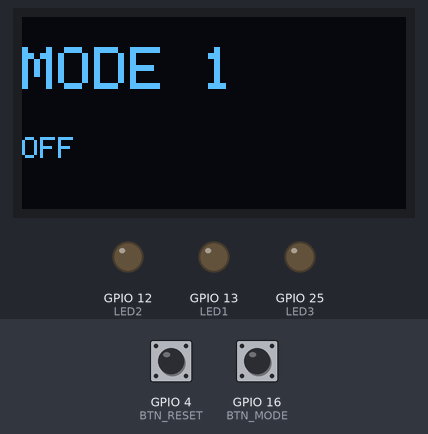
A program run on a simulated ESP32. Shown: 128×64 one-colour display, output pins drawn as LEDs (lit = HIGH). The test bench sets the inputs (shaded band); at power-on: GPIO 16 (BTN_MODE) HIGH, GPIO 4 (BTN_RESET) HIGH.

Above: at 1.2 s.
1.3 s: GPIO 16 (BTN_MODE) pulled LOW for 0.15 s
At 1.9 s:
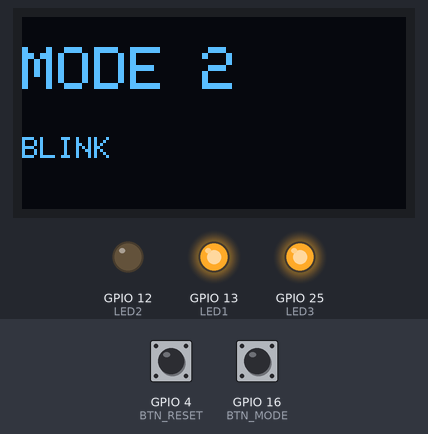
2.0 s: GPIO 16 (BTN_MODE) pulled LOW for 1 s
At 4.2 s:
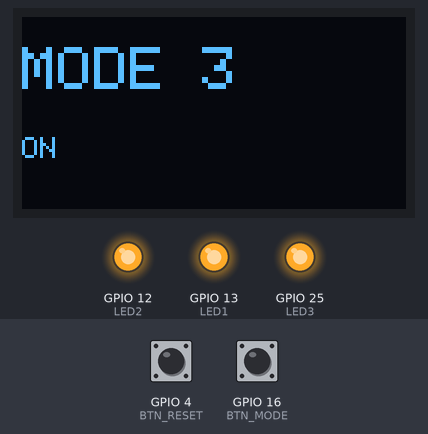
4.5 s: GPIO 4 (BTN_RESET) pulled LOW for 0.15 s
At 5.6 s:
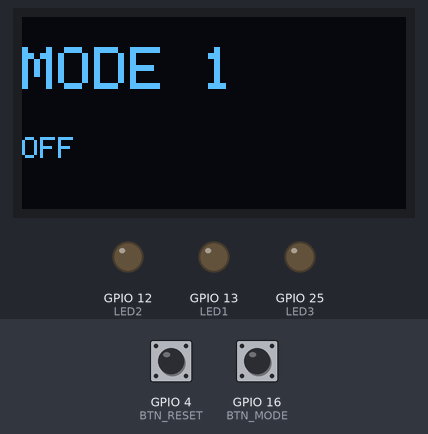
6.2 s: GPIO 16 (BTN_MODE) pulled LOW for 0.15 s
At 6.8 s:
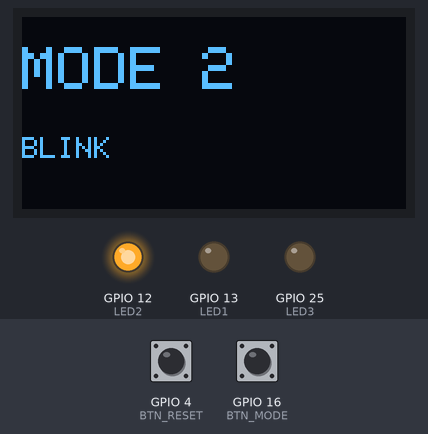
6.9 s: GPIO 4 (BTN_RESET) pulled LOW for 1 s
At 7.4 s:
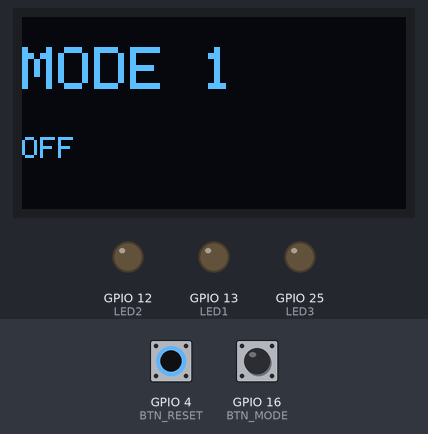
9.4 s: GPIO 16 (BTN_MODE) pulled LOW for 3.2 s
At 13.01 s:
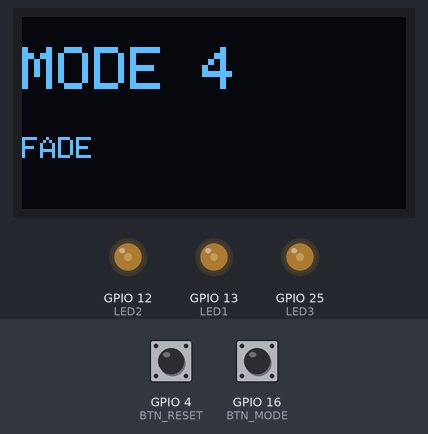
Timing chart, 0 to 14.2 s (numbered marks = the images above; inputs shaded):
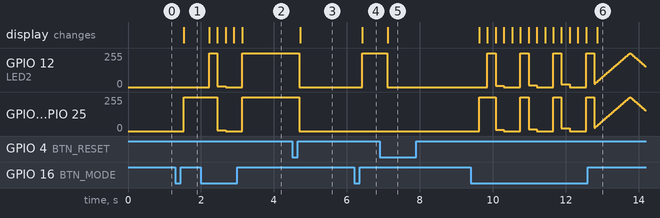

Measured:
- after the input at 1.3 s, GPIO 13 (LED1), GPIO 25 (LED3): 0/255 → 255/255 after 0.23 s; the display: changes after 0.23 s (image 1)
- after the input at 2.0 s, the display: changes after 0.23 s (image 2)
- after the input at 4.5 s, GPIO 12 (LED2), GPIO 13 (LED1), GPIO 25 (LED3): 255/255 → 0/255 after 0.20 s; the display: changes after 0.23 s (image 3)
- after the input at 6.2 s, GPIO 12 (LED2): 0/255 → 255/255 after 0.23 s; the display: changes after 0.23 s (image 4)
- after the input at 6.9 s, GPIO 13 (LED1), GPIO 25 (LED3): stops changing and stays 0/255; the display: changes after 0.23 s (image 5)
- after the input at 9.4 s, GPIO 12 (LED2): 0/255 → 255/255 after 0.45 s, → 10/255 0.23 s later, → 0/255 0.23 s later, → 255/255 0.45 s later, … (77 changes in this stretch); GPIO 13 (LED1): 0/255 → 255/255 after 0.23 s, → 10/255 0.45 s later, → 0/255 0.23 s later, → 255/255 0.45 s later, … (77 changes in this stretch)

The program:

main.cpp
```cpp
//Naima Naveed
//23-NTU-CS-1032
//task - A


#include <Arduino.h>
#include <Wire.h>
#include <Adafruit_GFX.h>
#include <Adafruit_SSD1306.h>

// ==== Pin Definitions (UPDATED as per final wiring) ====
#define BTN_MODE 16     // Updated from 15 → 16 (same as Task B)
#define BTN_RESET 4     // No change
#define LED1 13         // No change (Red LED)
#define LED2 12         // No change (Blue LED)
#define LED3 25         // Updated from 14 → 25 (Fade LED)

// ==== OLED Setup ====
Adafruit_SSD1306 oled(128, 64, &Wire, -1);

// ==== Variables ====
int mode = 0;
unsigned long timer = 0;
bool blink = false;
int fade = 0;
int dir = 5;  // direction of fade change (+/-)

// ==== Function Prototypes ====
void showMode();
void setLEDs(int val);

void setup() {
  pinMode(BTN_MODE, INPUT_PULLUP);
  pinMode(BTN_RESET, INPUT_PULLUP);
  pinMode(LED1, OUTPUT);
  pinMode(LED2, OUTPUT);
  pinMode(LED3, OUTPUT);

  // Initialize I2C & OLED
  Wire.begin(21, 22);  // SDA=21, SCL=22 (same as before)
  oled.begin(SSD1306_SWITCHCAPVCC, 0x3C);
  showMode();
}

void loop() {
  // Mode change button
  if (digitalRead(BTN_MODE) == LOW) {
    delay(200);
    mode = (mode + 1) % 4;
    showMode();
  }

  // Reset button
  if (digitalRead(BTN_RESET) == LOW) {
    delay(200);
    mode = 0;
    setLEDs(0);
    showMode();
  }

  // Mode behaviors
  if (mode == 0) {
    // Mode 1: Both OFF
    setLEDs(0);
  }
  else if (mode == 1) {
    // Mode 2: Alternate Blink
    if (millis() - timer > 500) {
      timer = millis();
      blink = !blink;
      if (blink) {
        analogWrite(LED1, 255);
        analogWrite(LED2, 0);
        analogWrite(LED3, 255);
      } else {
        analogWrite(LED1, 0);
        analogWrite(LED2, 255);
        analogWrite(LED3, 0);
      }
    }
  }
  else if (mode == 2) {
    // Mode 3: Both ON
    setLEDs(255);
  }
  else if (mode == 3) {
    // Mode 4: PWM Fade
    if (millis() - timer > 20) {
      timer = millis();
      fade += dir;
      if (fade >= 255 || fade <= 0) dir = -dir;
      analogWrite(LED1, fade);
      analogWrite(LED2, fade);
      analogWrite(LED3, fade);
    }
  }
}

// ==== Helper Functions ====
void setLEDs(int val) {
  analogWrite(LED1, val);
  analogWrite(LED2, val);
  analogWrite(LED3, val);
}

void showMode() {
  oled.clearDisplay();
  oled.setTextSize(2);
  oled.setTextColor(WHITE);
  oled.setCursor(0, 10);
  oled.print("MODE ");
  oled.println(mode + 1);
  oled.setTextSize(1);
  oled.setCursor(0, 40);

  if (mode == 0) oled.print("OFF");
  if (mode == 1) oled.print("BLINK");
  if (mode == 2) oled.print("ON");
  if (mode == 3) oled.print("FADE");

  oled.display();
}
```
